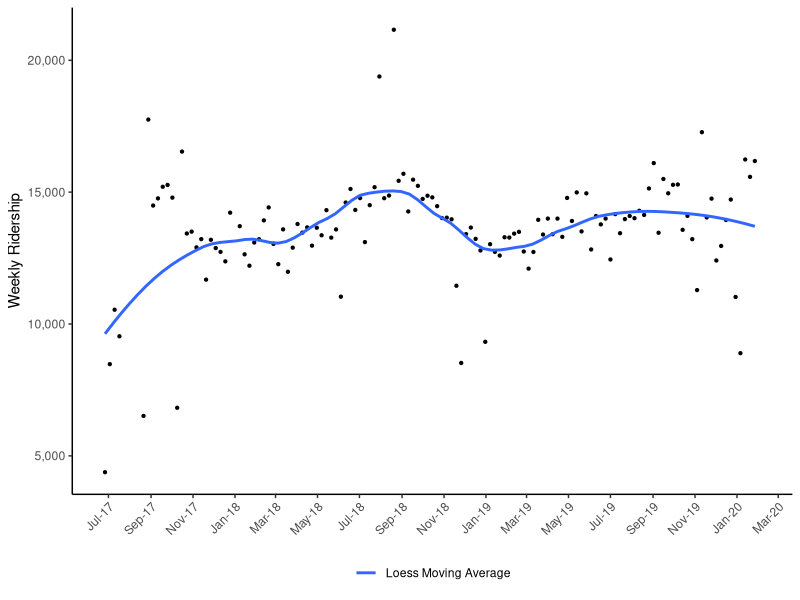
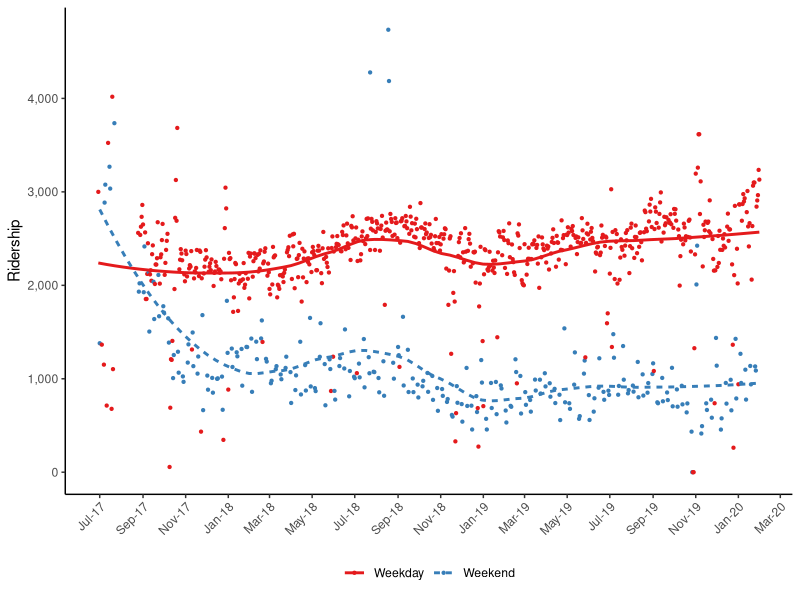
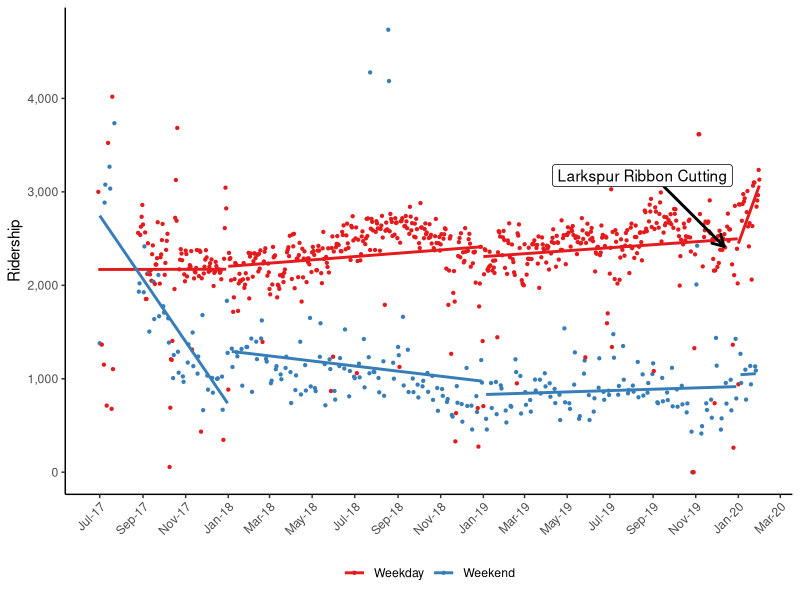
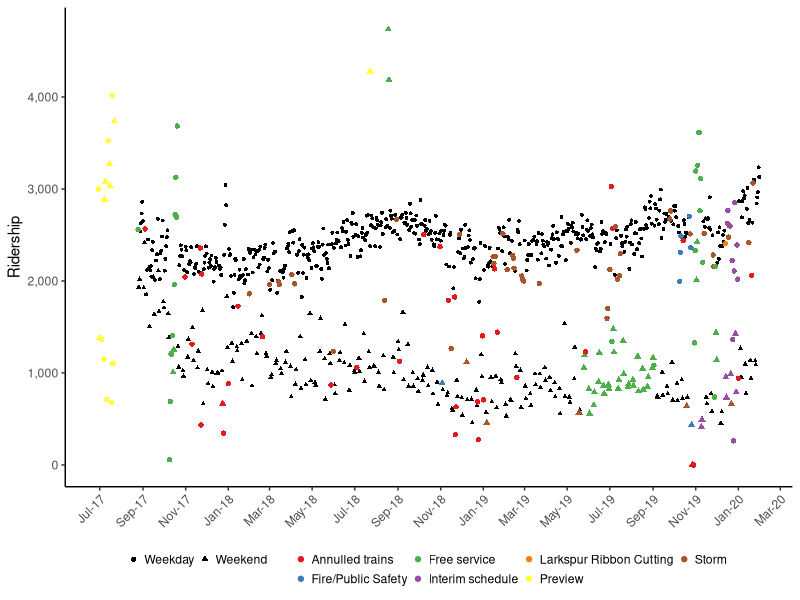

R code for these plots, in order:
## ---- chunk 1
library(data.table)
library(ggplot2)
library(MASS)
library(ggrepel)

ridership <- fread("../data/SMART Ridership for Web Posting.csv", header = T)

setnames(ridership, c("Day of the Week", "Onboard Count","Notes About Day"), c("DOW","COUNT","NOTES"))

ridership[ , WEEKEND := "Weekday"]
ridership[DOW %in% c("Saturday","Sunday"), WEEKEND := "Weekend"]
ridership[ , DIGITDATE := as.Date(Date, "%m/%d/%Y")]

ridership[ , WEEK := strftime(DIGITDATE,"%V")]
ridership[ , MONTH := strftime(DIGITDATE,"%m")]
ridership[ , YEAR := strftime(DIGITDATE,"%Y")]


ridership[grepl("N/A",NOTES), NOTES := NA]


#Labels
ridership[grepl("ribbon",NOTES, ignore.case = T), LABEL := NOTES]
ridership[grepl("PSPS|Fire",NOTES, ignore.case = T), LABEL := "Fire/Public Safety"]
ridership[grepl("preview",NOTES, ignore.case = T), LABEL := "Preview"]
ridership[grepl("annulled",NOTES, ignore.case = T), LABEL := "Annulled trains"]
ridership[grepl("xmas|halloween|holiday|MLK|MCF|veteran|Columbus|thanksgiving|celebration|new year",NOTES, ignore.case = T), LABEL := "Annulled trains"]
ridership[grepl("annulled",NOTES, ignore.case = T), LABEL := "Annulled trains"]
ridership[grepl("interim|modified",NOTES, ignore.case = T), LABEL := "Interim schedule"]
ridership[grepl("rain|storm|flooding",NOTES, ignore.case = T), LABEL := "Storm"]
ridership[grepl("kids",NOTES, ignore.case = T), LABEL := "Kids ride free"]
ridership[grepl("Free",NOTES, ignore.case = T), LABEL := "Free service"]
#unique(ridership$LABEL)

#Weekly
ridership.weekly <- ridership[ , .("COUNT" = sum(COUNT)), by = .(WEEK,YEAR,WEEKEND)]
ridership.weekly[ , DIGITDATE := as.Date(paste("1",WEEK,YEAR), "%u %U %Y")]
ridership.weekly <- dcast(ridership.weekly, DIGITDATE~WEEKEND, value.var = "COUNT")
ridership.weekly[ , Total := Weekday+Weekend]
ridership.weekly <- melt(ridership.weekly, id.vars = "DIGITDATE", variable.name = "VAR",value.name = "COUNT")

#Monthly
ridership.monthly <- ridership[ , .("COUNT" = sum(COUNT)), by = .(MONTH,YEAR,WEEKEND)]
ridership.monthly[ , DIGITDATE := as.Date(paste("15",MONTH,YEAR), "%d %m %Y")]
ridership.monthly <- dcast(ridership.monthly, DIGITDATE~WEEKEND, value.var = "COUNT")
ridership.monthly[ , Total := Weekday+Weekend]
ridership.monthly <- melt(ridership.monthly, id.vars = "DIGITDATE", variable.name = "VAR",value.name = "COUNT")

## ---- chunk 2
###
ggplot(data=ridership.weekly[VAR=='Total',], aes(x=DIGITDATE, y=COUNT)) +
  geom_point(size=0.8) +
  geom_smooth(method = "loess", span=0.5, se=F, aes(linetype = "Loess Moving Average")) +
  scale_x_date(NULL, date_labels = "%b-%y", date_breaks = "2 month") +
  scale_y_continuous("Weekly Ridership", labels = scales::comma) +
  scale_color_brewer(NULL, palette = "Set1") +
  scale_linetype(NULL) +
  theme_classic() +
  theme(axis.text.x = element_text(angle=45, hjust=1),
        legend.position = "bottom",
        legend.background = element_blank())

## ---- chunk 3
###
ggplot(data=ridership, aes(x=DIGITDATE, y=COUNT, linetype=WEEKEND, color=WEEKEND)) + 
  geom_point(size=0.8) +
  geom_smooth(method = "loess", span=0.5, se=F) +
  scale_x_date(NULL, date_labels = "%b-%y", date_breaks = "2 month") +
  scale_y_continuous("Ridership", labels = scales::comma) +
  scale_color_brewer(NULL, palette = "Set1") +
  scale_linetype(NULL) +
  theme_classic() +
  theme(axis.text.x = element_text(angle=45, hjust=1),
        legend.position = "bottom",
        legend.background = element_blank())
## ---- chunk 4
###
ggplot(data=ridership, aes(x=DIGITDATE, y=COUNT, color=WEEKEND)) + 
  geom_point(size=0.8) +
  geom_smooth(method = "lm", se=F, aes(group = interaction(YEAR,WEEKEND))) +
  geom_label_repel(data=ridership[grepl("larkspur", LABEL, ignore.case = T),],
                   aes(label = LABEL), box.padding = 3, color='black', direction = 'y', segment.size = 1,
                   arrow = arrow(angle = 30, length = unit(0.125, "inches"), ends = "last", type = "open")) +
  #geom_smooth(method = "loess", span=0.5, se=F, aes(linetype = "Loess Moving Average", group=WEEKEND), color='gray50') +
  scale_x_date(NULL, date_labels = "%b-%y", date_breaks = "2 month") +
  scale_y_continuous("Ridership", labels = scales::comma) +
  scale_color_brewer(NULL, palette = "Set1") +
  theme_classic() +
  theme(axis.text.x = element_text(angle=45, hjust=1), legend.position = "bottom",)

## ---- chunk 5
###
ggplot(data=ridership, aes(x=DIGITDATE, y=COUNT, shape=WEEKEND)) + 
  geom_point(size=1) +
  geom_point(data=ridership[!is.na(LABEL),], aes(color=LABEL, shape=WEEKEND)) +
  scale_x_date(NULL, date_labels = "%b-%y", date_breaks = "2 month") +
  scale_y_continuous("Ridership", labels = scales::comma) +
  scale_color_brewer(NULL, palette = "Set1") +
  scale_shape(NULL) +
  theme_classic() +
  theme(axis.text.x = element_text(angle=45, hjust=1),
        legend.position = "bottom",
        legend.background = element_blank(),
        legend.key.size = unit(1, "pt"))
